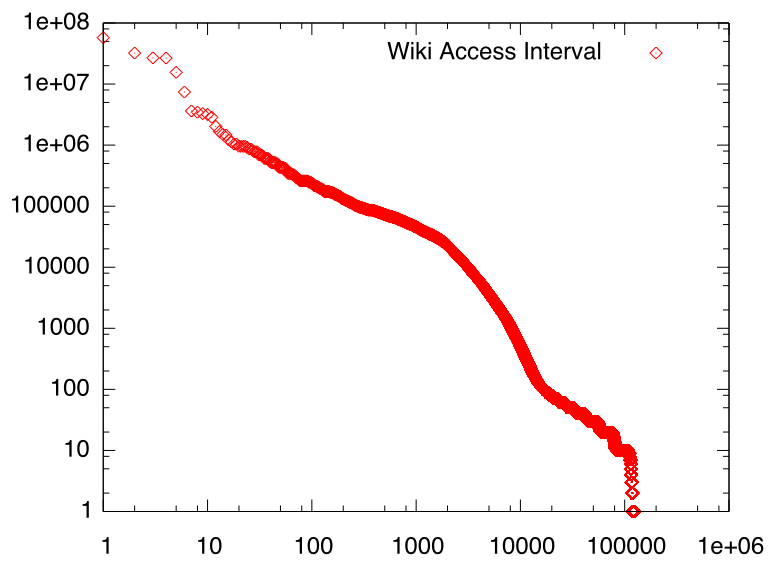

gnuplot code for this plot:
set logscale xy
set pointsize 1
#set title "Wiki Access Interval"
set terminal aqua 0 fname 'Helvetica' fsize 24
plot "wikiaccessinterval.txt" using ($0+1):($1) title "Wiki Access Interval" with points 1 5
